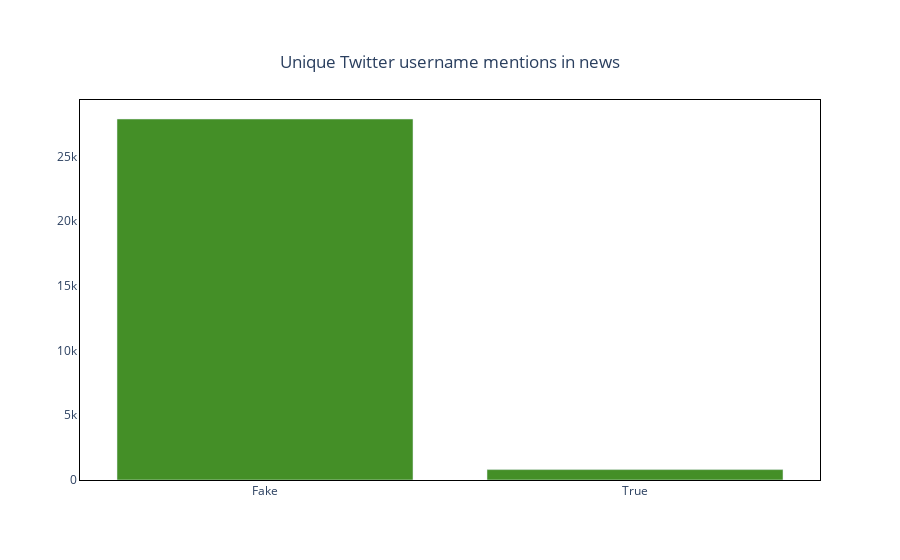

The code cell stored with this chart in its notebook:
### Code cell
twitter_users_fake_count = count_twitters_user(fake)
twitter_users_true_count = count_twitters_user(true)

fig = go.Figure()
fig.add_trace(go.Bar(x=['Fake', 'True'],
    y=[twitter_users_fake_count, twitter_users_true_count],
    name='Twitter user name Pattern',
    marker_color='rgb(68, 143, 39)')
)
fig.update_layout({
        'plot_bgcolor': 'rgba(0, 0, 0, 0)',
        'paper_bgcolor': 'rgba(0, 0, 0, 0)'})

fig.update_layout( title = {
        'text': "Unique Twitter username mentions in news",
        'y':0.9,
        'x':0.5,
        'xanchor': 'center',
        'yanchor': 'top'
    })

fig.update_xaxes(showline=True, linewidth=1, linecolor='black', mirror=True)
fig.update_yaxes(showline=True, linewidth=1, linecolor='black', mirror=True)

fig.show()

### Figure 1 — Plotly figure (JSON) as saved in the notebook; plotly's stock layout.template omitted (floating-point values rounded to 4 significant figures)
{"data": [{"marker": {"color": "rgb(68, 143, 39)"}, "name": "Twitter user name Pattern", "type": "bar", "x": ["Fake", "True"], "y": [27886, 803]}], "layout": {"paper_bgcolor": "rgba(0, 0, 0, 0)", "plot_bgcolor": "rgba(0, 0, 0, 0)", "title": {"text": "Unique Twitter username mentions in news", "x": 0.5, "xanchor": "center", "y": 0.9, "yanchor": "top"}, "xaxis": {"linecolor": "black", "linewidth": 1, "mirror": true, "showline": true}, "yaxis": {"linecolor": "black", "linewidth": 1, "mirror": true, "showline": true}}}
